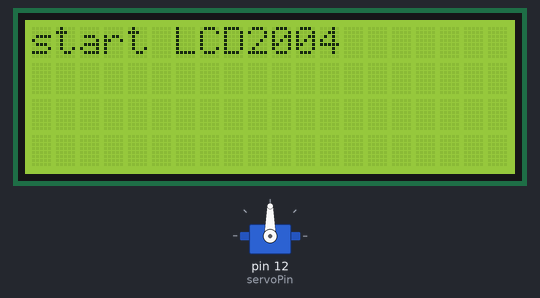
Bench run of a sketch on a simulated Arduino Uno, built with avr-gcc and run on an emulated ATmega328P. Shown: 20×4 character LCD, servo.

Above: at 0.1 s.
At 5.9 s:
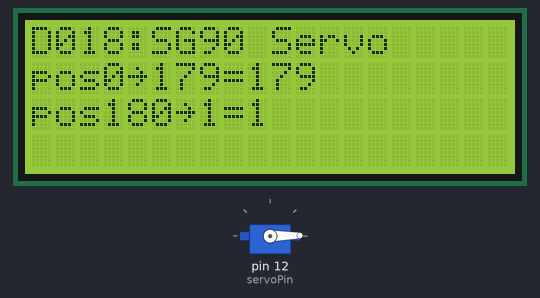
Timing chart, 0 to 130.0 s (numbered marks = the images above):
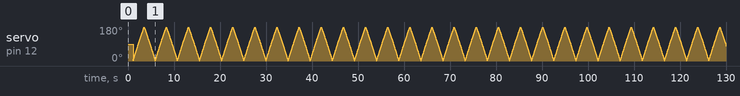

The sketch:

basic_test.ino
```cpp
/* Tower Pro SG90 Micro Servo (SG90) [D018] : http://rdiot.tistory.com/280 [RDIoT Demo] */

#include <Wire.h>
#include <LiquidCrystal_I2C.h>
#include <Servo.h>

LiquidCrystal_I2C lcd(0x27,20,4);  // LCD2004
Servo myservo;
int servoPin = 12;
int pos = 0;

void setup()
{
  lcd.init();  // initialize the lcd
  lcd.backlight();
  lcd.print("start LCD2004");

  myservo.attach(servoPin);
  delay(1000);

  lcd.clear();
}

void loop()
{
  lcd.setCursor(0,0);
  lcd.print("D018:SG90 Servo");

  for(pos = 0; pos < 180; pos += 1)
  {
    myservo.write(pos);
    lcd.setCursor(0,1);
    lcd.print("pos0~179=" + (String)pos + "  " );
    delay(0); // Control Speed by delay time.
  }

  for(pos = 180; pos>=1; pos-=1)
  {
    myservo.write(pos);
    lcd.setCursor(0,2);
    lcd.print("pos180~1=" + (String)pos + "  " );
    delay(0);
  }
}
```
